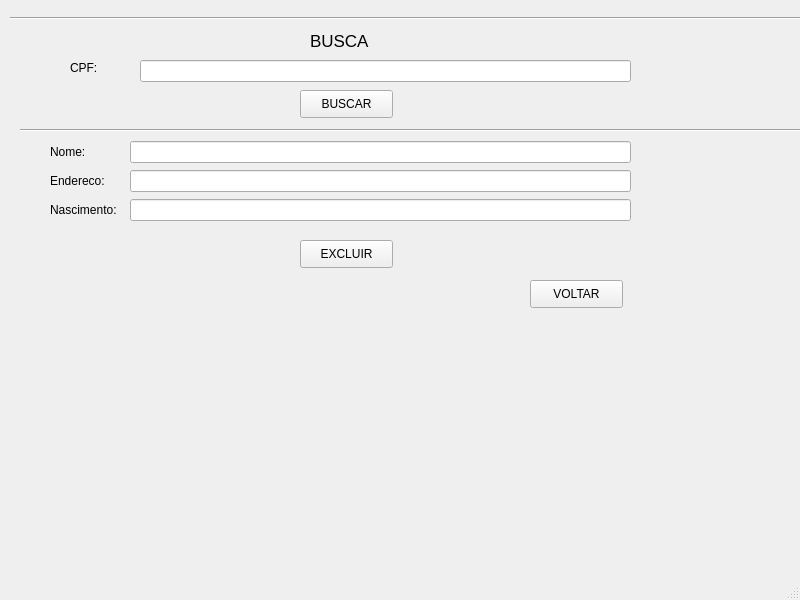
<?xml version="1.0" encoding="UTF-8"?>
<ui version="4.0">
 <class>MainWindow</class>
 <widget class="QMainWindow" name="MainWindow">
  <property name="geometry">
   <rect>
    <x>0</x>
    <y>0</y>
    <width>800</width>
    <height>600</height>
   </rect>
  </property>
  <property name="windowTitle">
   <string>MainWindow</string>
  </property>
  <widget class="QWidget" name="centralwidget">
   <widget class="QLabel" name="label_3">
    <property name="geometry">
     <rect>
      <x>310</x>
      <y>30</y>
      <width>91</width>
      <height>21</height>
     </rect>
    </property>
    <property name="font">
     <font>
      <pointsize>13</pointsize>
     </font>
    </property>
    <property name="text">
     <string>BUSCA</string>
    </property>
   </widget>
   <widget class="Line" name="line_2">
    <property name="geometry">
     <rect>
      <x>20</x>
      <y>120</y>
      <width>781</width>
      <height>20</height>
     </rect>
    </property>
    <property name="orientation">
     <enum>Qt::Horizontal</enum>
    </property>
   </widget>
   <widget class="QWidget" name="layoutWidget">
    <property name="geometry">
     <rect>
      <x>50</x>
      <y>140</y>
      <width>73</width>
      <height>81</height>
     </rect>
    </property>
    <layout class="QVBoxLayout" name="verticalLayout_4">
     <item>
      <widget class="QLabel" name="label_busc_nome">
       <property name="text">
        <string>Nome:</string>
       </property>
      </widget>
     </item>
     <item>
      <widget class="QLabel" name="label_busc_endereco">
       <property name="text">
        <string>Endereco:</string>
       </property>
      </widget>
     </item>
     <item>
      <widget class="QLabel" name="label_busc_nascimento">
       <property name="text">
        <string>Nascimento:</string>
       </property>
      </widget>
     </item>
    </layout>
   </widget>
   <widget class="QPushButton" name="pushButton_2">
    <property name="geometry">
     <rect>
      <x>300</x>
      <y>90</y>
      <width>93</width>
      <height>28</height>
     </rect>
    </property>
    <property name="text">
     <string>BUSCAR</string>
    </property>
   </widget>
   <widget class="Line" name="line">
    <property name="geometry">
     <rect>
      <x>10</x>
      <y>10</y>
      <width>791</width>
      <height>16</height>
     </rect>
    </property>
    <property name="orientation">
     <enum>Qt::Horizontal</enum>
    </property>
   </widget>
   <widget class="QLineEdit" name="lineEdit_5">
    <property name="geometry">
     <rect>
      <x>140</x>
      <y>60</y>
      <width>491</width>
      <height>22</height>
     </rect>
    </property>
   </widget>
   <widget class="QLabel" name="label_bus_cpf">
    <property name="geometry">
     <rect>
      <x>70</x>
      <y>60</y>
      <width>55</width>
      <height>16</height>
     </rect>
    </property>
    <property name="text">
     <string>CPF:</string>
    </property>
   </widget>
   <widget class="QWidget" name="layoutWidget_2">
    <property name="geometry">
     <rect>
      <x>130</x>
      <y>140</y>
      <width>501</width>
      <height>82</height>
     </rect>
    </property>
    <layout class="QVBoxLayout" name="verticalLayout_3">
     <item>
      <widget class="QLineEdit" name="lineEdit_6"/>
     </item>
     <item>
      <widget class="QLineEdit" name="lineEdit_7"/>
     </item>
     <item>
      <widget class="QLineEdit" name="lineEdit_8"/>
     </item>
    </layout>
   </widget>
   <widget class="QPushButton" name="pushButton">
    <property name="geometry">
     <rect>
      <x>530</x>
      <y>280</y>
      <width>93</width>
      <height>28</height>
     </rect>
    </property>
    <property name="text">
     <string>VOLTAR</string>
    </property>
   </widget>
   <widget class="QPushButton" name="pushButton_3">
    <property name="geometry">
     <rect>
      <x>300</x>
      <y>240</y>
      <width>93</width>
      <height>28</height>
     </rect>
    </property>
    <property name="text">
     <string>EXCLUIR</string>
    </property>
   </widget>
  </widget>
  <widget class="QMenuBar" name="menubar">
   <property name="geometry">
    <rect>
     <x>0</x>
     <y>0</y>
     <width>800</width>
     <height>26</height>
    </rect>
   </property>
  </widget>
  <widget class="QStatusBar" name="statusbar"/>
 </widget>
 <resources/>
 <connections/>
</ui>
